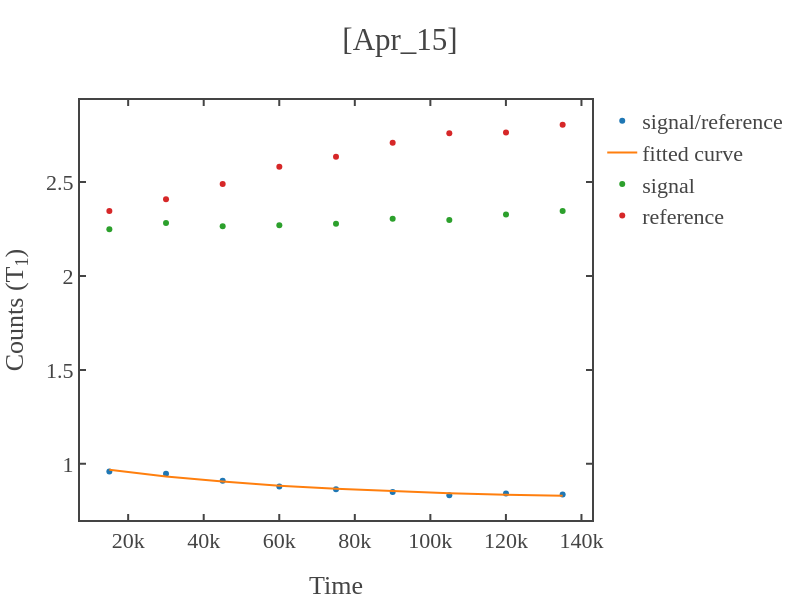

The cell this chart's notebook holds for it:
### Code cell
# loading the data 
load_data = dict(np.load(total_path))
time_axis,signal_photon,reference_samples,signal_samples = data_to_time_signal(load_data,samples,first=first_sig_ref)


x=time_axis[1:]
y=signal_photon[1:]
guess_parameters = np.array([0.7,1,100e3])  # input these paramters(serially) with your guess  
fitting_function = 'exp'   # y0+y_max*np.exp(-x/tau)
fitting_range = False   # for x-axis 

# fitting the data
x_fit,y_fit,coefficient,error_bars = fit_func(x,y,fit_range=fitting_range,func=fitting_function,guess_params=guess_parameters) 
if len(str(int(coefficient[2])))>7 or coefficient[2]<0:
    print('Fitted lifetime seems too long (more than 10ms) or negative.')
    print('If not expected for T1 exp, retry with increasing or decreasing the evolution time of the sequence.')
# plotting the data 
fig1 = simple_plot(x,y,show=False,x_name = "Time",y_name = "Counts (T<sub>1</sub>)",mode='markers',title=f'{date}',curve_name='signal/reference')
fig2 = simple_plot(x_fit,y_fit,show=False,x_name = "Time",y_name = "Counts (T<sub>1</sub>)",mode='lines',title=f'{date}',curve_name='fitted curve')
fig3 = simple_plot(x,signal_samples[1:],show=False,x_name = "Time",y_name = "Counts (T<sub>1</sub>)",mode='markers',title=f'{date}',curve_name='signal')
fig4 = simple_plot(x,reference_samples[1:],show=False,x_name = "Time",y_name = "Counts (T<sub>1</sub>)",mode='markers',title=f'{date}',curve_name='reference')

add_figures([fig1,fig2,fig3,fig4],show=True,x_name = "Time",y_name = "Counts (T<sub>1</sub>)",title=f'[{date}]')

### Figure 1 — Plotly figure (JSON) as saved in the notebook; plotly's stock layout.template omitted (floating-point values rounded to 4 significant figures)
{"data": [{"mode": "markers", "name": "signal/reference", "showlegend": true, "type": "scatter", "x": [15020, 30020, 45020, 60020, 75020, 90020, 105020, 120020, 135020], "y": [0.9589, 0.9474, 0.9093, 0.8793, 0.8648, 0.8507, 0.8327, 0.8422, 0.8362]}, {"mode": "lines", "name": "fitted curve", "showlegend": true, "type": "scatter", "x": [15020, 30020, 45020, 60020, 75020, 90020, 105020, 120020, 135020], "y": [0.968, 0.9328, 0.9054, 0.8839, 0.8672, 0.8542, 0.844, 0.8361, 0.8299]}, {"mode": "markers", "name": "signal", "showlegend": true, "type": "scatter", "x": [15020, 30020, 45020, 60020, 75020, 90020, 105020, 120020, 135020], "y": [2.249, 2.281, 2.264, 2.27, 2.278, 2.304, 2.297, 2.327, 2.345]}, {"mode": "markers", "name": "reference", "showlegend": true, "type": "scatter", "x": [15020, 30020, 45020, 60020, 75020, 90020, 105020, 120020, 135020], "y": [2.345, 2.408, 2.49, 2.581, 2.634, 2.708, 2.759, 2.763, 2.805]}], "layout": {"height": 600, "title": {"text": "[Apr_15]"}, "width": 800, "xaxis": {"autorange": true, "range": [7250.0, 142800.0], "title": {"text": "Time"}, "type": "linear"}, "yaxis": {"autorange": true, "range": [0.701, 2.936], "title": {"text": "Counts (T<sub>1</sub>)"}, "type": "linear"}}}
